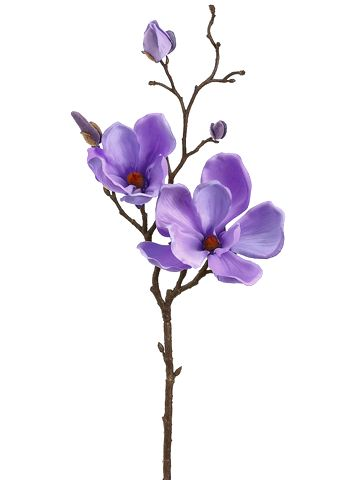
#> input picture halftones/input/flower.jpg, 360 x 480 px
$ python script.py
#> lines starting #> are read from the running program, lines starting #| are printed output that depends on the picture; after the words box and inside, x2 and y2 are one past the last pixel; in counts of white or black regions, pixels touching at a corner belong together
import numpy as np
from PIL import Image, ImageOps, ImageDraw

# [85 lines left out: functions image_to_halftone_inverted, image_to_halftone_tattoo, not called in this run]

def image_to_embroidery(image_path, stitch_size=10, output_path='embroidery_image_no_spacing.png', white_threshold=230):
    # Load image and convert to grayscale
#> called with image_path = 'input/flower.jpg', stitch_size = 4, output_path = 'embroidery_image_no_spacing.png', white_threshold = 215
    img = Image.open(image_path)
#> img is the input picture: PIL image 360x480 RGB; mean R, G, B 239, 235, 242.3
    img = ImageOps.grayscale(img)
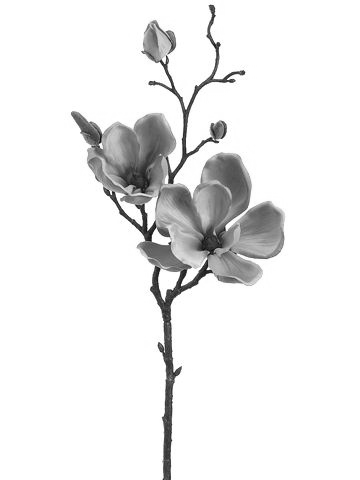
#> img: PIL image 360x480 L; min 6, max 255, mean 237

    # Resize image to reduce the resolution, scaling down based on the spacing factor
    img_resized = img.resize((img.width // stitch_size, img.height // stitch_size), Image.BILINEAR)
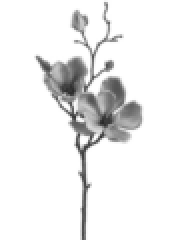
#> img_resized: PIL image 90x120 L (shown 2 times larger); min 41, max 255, mean 237

    # Convert to numpy array
    img_array = np.array(img_resized)

    # Create a larger blank white image for the embroidery output (scaling the size by the spacing factor)
    embroidery_image = Image.new('L', (img.width, img.height), color=255)
#> embroidery_image: PIL image 360x480 L; every value is 255
    draw = ImageDraw.Draw(embroidery_image)

    # Iterate through the resized image pixels and draw corresponding stitches, skipping white areas
    for y in range(img_array.shape[0]):
        for x in range(img_array.shape[1]):
            # Pixel intensity (0 is black, 255 is white)
            pixel_intensity = img_array[y, x]

            # Skip if the pixel intensity is close to white
            if pixel_intensity >= white_threshold:
                continue

            # Length of the "stitch" is proportional to the pixel intensity
            stitch_length = pixel_intensity / 255 * stitch_size

            # Calculate the start and end points of the stitch with added spacing factor
            start_x = x * stitch_size
            start_y = y * stitch_size
            end_x = start_x + stitch_length
            end_y = start_y + stitch_length

            # Draw diagonal "stitches" (cross-stitch style) in black on a white background
            draw.line((start_x, start_y, end_x, end_y), fill=0)  # Black color stitch
            draw.line((start_x, end_y, end_x, start_y), fill=0)  # Second diagonal stitch

    # Save the spaced embroidery image
    embroidery_image.save(output_path)
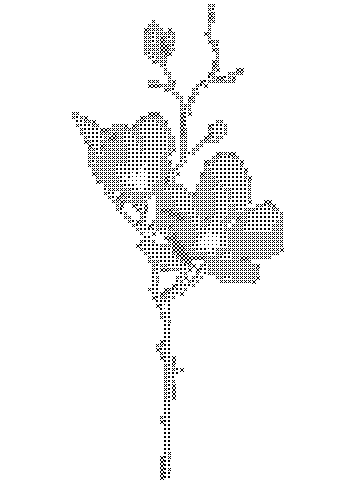
#> saved as embroidery_image_no_spacing.png: PIL image 360x480 L; 95.5% white; black in thin lines or dots, all inside (x1, y1, x2, y2) = (72, 4, 284, 480)
    return output_path

# [41 lines left out: function image_to_embroidery_spacing, not called in this run]

# Example usage
image_path = 'input/flower.jpg'
# image_to_halftone_tattoo(image_path, dot_size=1, spacing_factor=2, threshold=8)

image_to_embroidery(image_path, stitch_size=4, white_threshold=215)
